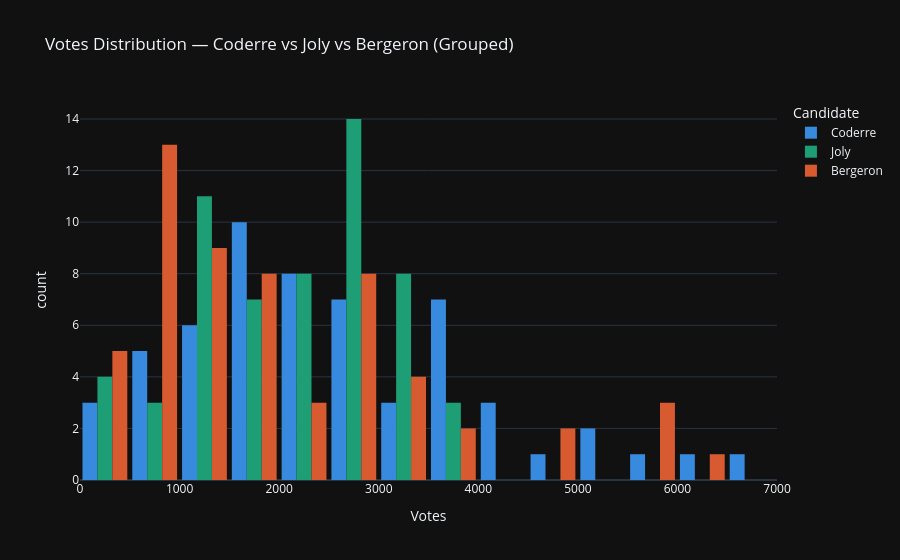

The notebook cell this image was saved under:
### Code cell
fig2 = plt.histogram(
    df_long,
    x='votes',
    color='candidate',
    barmode='group',            
    nbins=20,
    title='Votes Distribution — Coderre vs Joly vs Bergeron (Grouped)',
    labels={'votes': 'Votes', 'candidate': 'Candidate'},
    template='plotly_dark',
    color_discrete_map={
        'Coderre':  '#378ADD',
        'Joly':     '#1D9E75',
        'Bergeron': '#D85A30',
    }
)
 
fig2.update_layout(bargap=0.1)
fig2.show()

### Figure 1 — Plotly figure (JSON) as saved in the notebook; plotly's stock layout.template omitted (floating-point values rounded to 4 significant figures)
{"data": [{"alignmentgroup": "True", "bingroup": "x", "hovertemplate": "Candidate=Coderre<br>Votes=%{x}<br>count=%{y}<extra></extra>", "legendgroup": "Coderre", "marker": {"color": "#378ADD", "pattern": {"shape": ""}}, "name": "Coderre", "nbinsx": 20, "offsetgroup": "Coderre", "orientation": "v", "showlegend": true, "type": "histogram", "x": [2481, 2525, 3348, 1734, 1770, 1455, 3252, 5456, 4734, 5737, 2979, 1827, 2331, 2670, 3673, 3612, 4308, 4104, 3931, 5387, 2432, 2566, 3347, 2476, 1451, 1906, 1347, 3668, 2878, 2201, 2420, 2184, 1589, 2526, 1873, 1644, 1548, 1773, 2040, 1165, 1193, 1325, 4201, 3536, 631, 595, 518, 332, 3694, 2746, 1546, 3509, 6591, 6229, 996, 540, 446, 491], "xaxis": "x", "yaxis": "y"}, {"alignmentgroup": "True", "bingroup": "x", "hovertemplate": "Candidate=Joly<br>Votes=%{x}<br>count=%{y}<extra></extra>", "legendgroup": "Joly", "marker": {"color": "#1D9E75", "pattern": {"shape": ""}}, "name": "Joly", "nbinsx": 20, "offsetgroup": "Joly", "orientation": "v", "showlegend": true, "type": "histogram", "x": [3024, 2675, 2532, 2514, 3044, 2316, 2543, 3330, 2852, 1656, 2873, 2815, 2788, 3234, 2431, 2081, 3959, 2822, 1641, 1908, 3578, 2438, 3291, 2849, 1894, 2282, 2271, 1220, 2039, 2782, 1402, 1076, 1172, 1286, 1232, 1578, 1636, 3262, 2648, 1266, 1157, 1908, 3717, 2943, 998, 1068, 690, 326, 3454, 3139, 2675, 2338, 1435, 1051, 423, 592, 419, 489], "xaxis": "x", "yaxis": "y"}, {"alignmentgroup": "True", "bingroup": "x", "hovertemplate": "Candidate=Bergeron<br>Votes=%{x}<br>count=%{y}<extra></extra>", "legendgroup": "Bergeron", "marker": {"color": "#D85A30", "pattern": {"shape": ""}}, "name": "Bergeron", "nbinsx": 20, "offsetgroup": "Bergeron", "orientation": "v", "showlegend": true, "type": "histogram", "x": [1829, 1163, 2770, 4782, 5933, 3599, 2521, 1760, 1879, 958, 3430, 6408, 5748, 4962, 3155, 1554, 1320, 1459, 882, 1184, 3368, 2092, 2562, 2631, 754, 2169, 2827, 984, 2666, 5819, 1793, 691, 708, 851, 1182, 1950, 1503, 2653, 1437, 832, 653, 1205, 1642, 1330, 258, 226, 224, 131, 2589, 3250, 3679, 2178, 1085, 780, 643, 833, 465, 698], "xaxis": "x", "yaxis": "y"}], "layout": {"autosize": true, "bargap": 0.1, "barmode": "group", "legend": {"title": {"text": "Candidate"}, "tracegroupgap": 0}, "title": {"text": "Votes Distribution — Coderre vs Joly vs Bergeron (Grouped)"}, "xaxis": {"anchor": "y", "autorange": true, "domain": [0, 1], "range": [-0.5, 7000.0], "title": {"text": "Votes"}, "type": "linear"}, "yaxis": {"anchor": "x", "autorange": true, "domain": [0, 1], "range": [0, 14.74], "title": {"text": "count"}}}}
